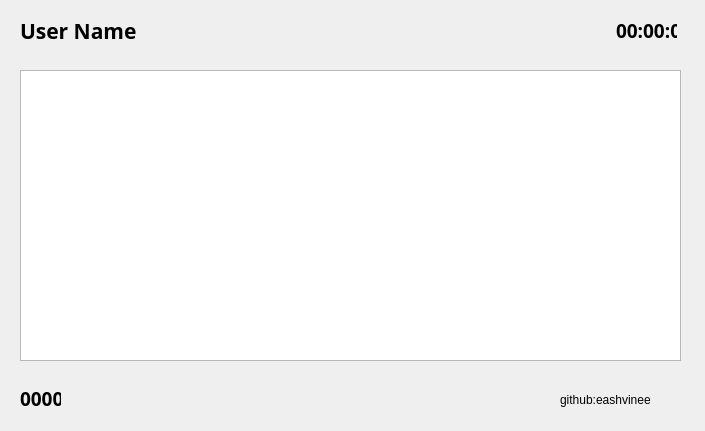
<?xml version="1.0" encoding="UTF-8"?>
<ui version="4.0">
 <class>editorRamForm</class>
 <widget class="QWidget" name="editorRamForm">
  <property name="geometry">
   <rect>
    <x>0</x>
    <y>0</y>
    <width>705</width>
    <height>431</height>
   </rect>
  </property>
  <property name="windowTitle">
   <string>Ram Nami</string>
  </property>
  <widget class="QTextEdit" name="editorRam">
   <property name="geometry">
    <rect>
     <x>20</x>
     <y>70</y>
     <width>661</width>
     <height>291</height>
    </rect>
   </property>
  </widget>
  <widget class="QLabel" name="lblUserName">
   <property name="geometry">
    <rect>
     <x>20</x>
     <y>20</y>
     <width>291</width>
     <height>21</height>
    </rect>
   </property>
   <property name="font">
    <font>
     <family>Ubuntu Condensed</family>
     <pointsize>16</pointsize>
     <weight>75</weight>
     <bold>true</bold>
    </font>
   </property>
   <property name="autoFillBackground">
    <bool>false</bool>
   </property>
   <property name="text">
    <string>User Name</string>
   </property>
   <property name="margin">
    <number>0</number>
   </property>
  </widget>
  <widget class="QLabel" name="developedby">
   <property name="geometry">
    <rect>
     <x>560</x>
     <y>390</y>
     <width>121</width>
     <height>20</height>
    </rect>
   </property>
   <property name="toolTip">
    <string/>
   </property>
   <property name="text">
    <string>github:eashvinee</string>
   </property>
  </widget>
  <widget class="QLabel" name="lblCountDown">
   <property name="geometry">
    <rect>
     <x>616</x>
     <y>20</y>
     <width>61</width>
     <height>20</height>
    </rect>
   </property>
   <property name="font">
    <font>
     <family>Ubuntu Condensed</family>
     <pointsize>14</pointsize>
     <weight>75</weight>
     <bold>true</bold>
    </font>
   </property>
   <property name="text">
    <string>00:00:00</string>
   </property>
  </widget>
  <widget class="QLabel" name="lblWordCount">
   <property name="geometry">
    <rect>
     <x>20</x>
     <y>390</y>
     <width>41</width>
     <height>17</height>
    </rect>
   </property>
   <property name="font">
    <font>
     <family>Ubuntu Condensed</family>
     <pointsize>14</pointsize>
     <weight>75</weight>
     <bold>true</bold>
    </font>
   </property>
   <property name="text">
    <string>0000</string>
   </property>
  </widget>
 </widget>
 <resources/>
 <connections/>
</ui>
